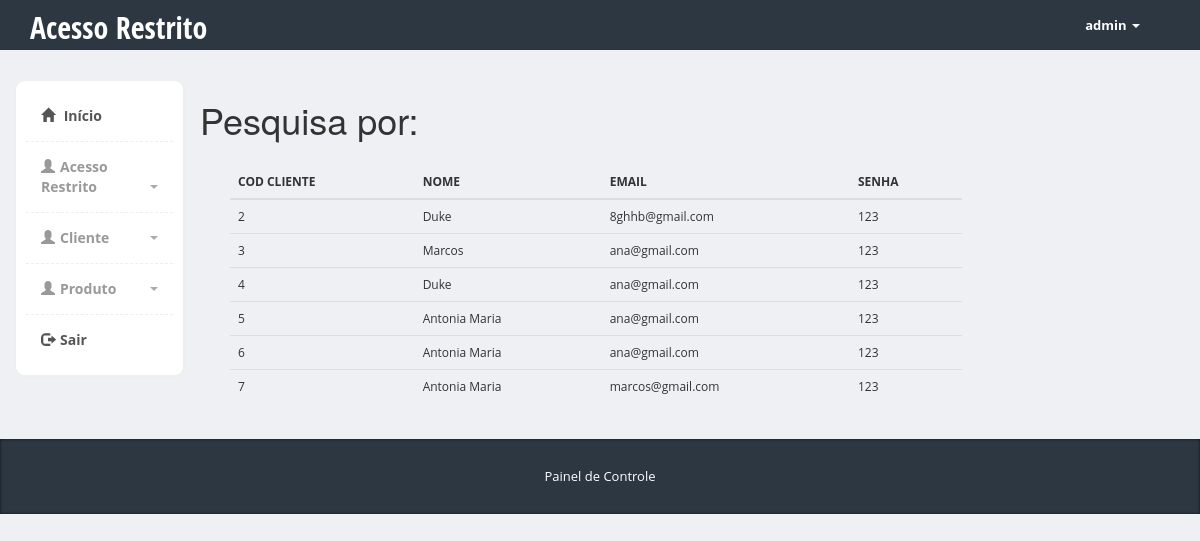
The page /admin/cliente-pesquisa-nome.php (signed in) on the database its author committed.
### tables this page shows
CREATE TABLE `cliente` (
  `codcliente` int(11) NOT NULL,
  `nome` varchar(60) NOT NULL,
  `cpf` varchar(14) NOT NULL,
  `dtnasc` date NOT NULL,
  `cep` varchar(9) NOT NULL,
  `endereco` varchar(80) NOT NULL,
  `numero` varchar(10) NOT NULL,
  `complemento` varchar(50) NOT NULL,
  `bairro` varchar(30) NOT NULL,
  `cidade` varchar(30) NOT NULL,
  `estado` varchar(20) NOT NULL,
  `telefone` varchar(14) NOT NULL,
  `celular` varchar(14) NOT NULL,
  `email` varchar(60) NOT NULL,
  `senha` varchar(8) NOT NULL,
  `imagem` varchar(100) NOT NULL
);

### admin/Cliente.class.php (called while the page is built, shortened)
<?php
class Cliente{
       public function pesquisarPorNome($nome){
        $pdo = Conexao::conexao();
        $sql = "SELECT * FROM cliente WHERE nome like '%$nome%'";
        $consulta = $pdo->query($sql);
        while ($linha = $consulta->fetch(PDO::FETCH_ASSOC)){
            $dados[] = array(
                "codcliente" => $linha['codcliente'],
                "nome" => $linha['nome'],
                "email" => $linha['email'],
                "senha" => $linha['senha'],
            );
        }
        return $dados;
    }
}

### admin/cliente-pesquisa-nome.php (the view, shortened to what this page needs)
<?php
require "Cliente.class.php";
$nome = $_POST['nome'];
$cliente = new Cliente();
$dados = $cliente->pesquisarPorNome($nome);
?>
<?php require "includes/header.php" ?>
   <section class="container">
        <h1>Pesquisa por: <?php echo $nome; ?></h1>
        <?php if(isset($dados)){ ?>
       <div class="col-md-10">
		  	<div class="row">
  				<div class="col-md-10">
		  				<div class="panel-body">
		  					<table class="table">
				              <thead>
				                <tr>
				                  <th>COD CLIENTE</th>
				                  <th>NOME</th>
				                  <th>EMAIL</th>
				                  <th>SENHA</th>
				                </tr>
				              </thead>
				               <?php
								 foreach($dados as $dado => $coluna){
												echo "<tr>";
												echo "<td>".$coluna['codcliente']."</td>";
												echo "<td>".$coluna['nome']."</td>";
												echo "<td>".$coluna['email']."</td>";
												echo "<td>".$coluna['senha']."</td>";
												echo "</tr>";
											}
								?>
								   <?php } ?>
				            </table>
		  				</div>
		  			</div>
  				</div>
  			</div>
    </section>
<?php require "includes/footer.php" ?>

### admin/css/styles.css (style rules this page uses)
body { font-family: 'Open Sans', sans-serif; position: relative; margin: 0px; font-size: 12px; padding: 0px; }
body { background-color: #eff0f3; }
.panel-body { clear:both; }

### rows shown on the page
cliente: codcliente "2", nome "Duke", email "8ghhb@gmail.com", senha "123"
cliente: codcliente "3", nome "Marcos", email "ana@gmail.com", senha "123"
cliente: codcliente "4", nome "Duke", email "ana@gmail.com", senha "123"
cliente: codcliente "5", nome "Antonia Maria", email "ana@gmail.com", senha "123"
cliente: codcliente "6", nome "Antonia Maria", email "ana@gmail.com", senha "123"
cliente: codcliente "7", nome "Antonia Maria", email "marcos@gmail.com", senha "123"

### other values the page prints
$_SESSION['login'] "admin"
